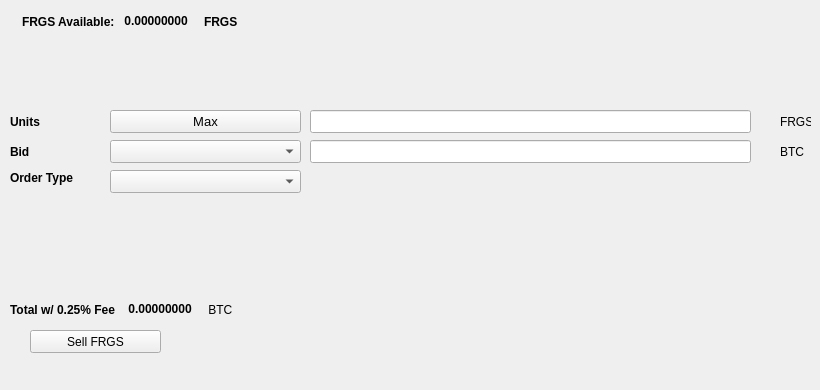
   <widget class="QWidget" name="SellTab">
    <attribute name="title">
     <string>Sell</string>
    </attribute>
    <widget class="QLabel" name="label_16">
     <property name="geometry">
      <rect>
       <x>780</x>
       <y>140</y>
       <width>31</width>
       <height>23</height>
      </rect>
     </property>
     <property name="text">
      <string>BTC</string>
     </property>
    </widget>
    <widget class="QComboBox" name="SellBidcomboBox">
     <property name="geometry">
      <rect>
       <x>110</x>
       <y>140</y>
       <width>191</width>
       <height>23</height>
      </rect>
     </property>
     <property name="font">
      <font>
       <pointsize>10</pointsize>
      </font>
     </property>
    </widget>
    <widget class="QLabel" name="label_18">
     <property name="geometry">
      <rect>
       <x>10</x>
       <y>110</y>
       <width>46</width>
       <height>23</height>
      </rect>
     </property>
     <property name="font">
      <font>
       <weight>75</weight>
       <bold>true</bold>
      </font>
     </property>
     <property name="text">
      <string>Units</string>
     </property>
    </widget>
    <widget class="QPushButton" name="Sell_Max_Amount">
     <property name="geometry">
      <rect>
       <x>110</x>
       <y>110</y>
       <width>191</width>
       <height>23</height>
      </rect>
     </property>
     <property name="font">
      <font>
       <pointsize>10</pointsize>
      </font>
     </property>
     <property name="text">
      <string>Max</string>
     </property>
    </widget>
    <widget class="QLabel" name="label_20">
     <property name="geometry">
      <rect>
       <x>10</x>
       <y>170</y>
       <width>91</width>
       <height>16</height>
      </rect>
     </property>
     <property name="font">
      <font>
       <weight>75</weight>
       <bold>true</bold>
      </font>
     </property>
     <property name="text">
      <string>Order Type</string>
     </property>
    </widget>
    <widget class="QComboBox" name="SellOrdertypeCombo">
     <property name="geometry">
      <rect>
       <x>110</x>
       <y>170</y>
       <width>191</width>
       <height>23</height>
      </rect>
     </property>
     <property name="font">
      <font>
       <pointsize>10</pointsize>
      </font>
     </property>
    </widget>
    <widget class="QLabel" name="label_21">
     <property name="geometry">
      <rect>
       <x>10</x>
       <y>140</y>
       <width>46</width>
       <height>23</height>
      </rect>
     </property>
     <property name="font">
      <font>
       <weight>75</weight>
       <bold>true</bold>
      </font>
     </property>
     <property name="text">
      <string>Bid</string>
     </property>
    </widget>
    <widget class="QLabel" name="label_22">
     <property name="geometry">
      <rect>
       <x>780</x>
       <y>110</y>
       <width>31</width>
       <height>23</height>
      </rect>
     </property>
     <property name="text">
      <string>FRGS</string>
     </property>
    </widget>
    <widget class="QLineEdit" name="UnitsInputFRGS">
     <property name="geometry">
      <rect>
       <x>310</x>
       <y>110</y>
       <width>441</width>
       <height>23</height>
      </rect>
     </property>
     <property name="font">
      <font>
       <pointsize>9</pointsize>
       <weight>75</weight>
       <bold>true</bold>
      </font>
     </property>
    </widget>
    <widget class="QLineEdit" name="SellBidPriceEdit">
     <property name="geometry">
      <rect>
       <x>310</x>
       <y>140</y>
       <width>441</width>
       <height>23</height>
      </rect>
     </property>
     <property name="font">
      <font>
       <pointsize>9</pointsize>
       <weight>75</weight>
       <bold>true</bold>
      </font>
     </property>
    </widget>
    <widget class="QPushButton" name="SellFRGSBTN">
     <property name="geometry">
      <rect>
       <x>30</x>
       <y>330</y>
       <width>131</width>
       <height>23</height>
      </rect>
     </property>
     <property name="text">
      <string>Sell FRGS</string>
     </property>
     <property name="icon">
      <iconset resource="../fargocash">
       <normaloff>:/icons/bitcoin</normaloff>:/icons/bitcoin</iconset>
     </property>
    </widget>
    <widget class="QWidget" name="layoutWidget3">
     <property name="geometry">
      <rect>
       <x>22</x>
       <y>12</y>
       <width>258</width>
       <height>19</height>
      </rect>
     </property>
     <layout class="QHBoxLayout" name="horizontalLayout">
      <item>
       <widget class="QLabel" name="label232_2">
        <property name="font">
         <font>
          <weight>75</weight>
          <bold>true</bold>
         </font>
        </property>
        <property name="text">
         <string>FRGS Available:</string>
        </property>
       </widget>
      </item>
      <item>
       <widget class="QLabel" name="FRGSAvailableLabel">
        <property name="palette">
         <palette>
          <active>
           <colorrole role="WindowText">
            <brush brushstyle="SolidPattern">
             <color alpha="255">
              <red>0</red>
              <green>0</green>
              <blue>0</blue>
             </color>
            </brush>
           </colorrole>
           <colorrole role="Button">
            <brush brushstyle="SolidPattern">
             <color alpha="255">
              <red>0</red>
              <green>170</green>
              <blue>0</blue>
             </color>
            </brush>
           </colorrole>
           <colorrole role="Light">
            <brush brushstyle="SolidPattern">
             <color alpha="255">
              <red>0</red>
              <green>255</green>
              <blue>0</blue>
             </color>
            </brush>
           </colorrole>
           <colorrole role="Midlight">
            <brush brushstyle="SolidPattern">
             <color alpha="255">
              <red>0</red>
              <green>212</green>
              <blue>0</blue>
             </color>
            </brush>
           </colorrole>
           <colorrole role="Dark">
            <brush brushstyle="SolidPattern">
             <color alpha="255">
              <red>0</red>
              <green>85</green>
              <blue>0</blue>
             </color>
            </brush>
           </colorrole>
           <colorrole role="Mid">
            <brush brushstyle="SolidPattern">
             <color alpha="255">
              <red>0</red>
              <green>113</green>
              <blue>0</blue>
             </color>
            </brush>
           </colorrole>
           <colorrole role="Text">
            <brush brushstyle="SolidPattern">
             <color alpha="255">
              <red>0</red>
              <green>170</green>
              <blue>0</blue>
             </color>
            </brush>
           </colorrole>
           <colorrole role="BrightText">
            <brush brushstyle="SolidPattern">
             <color alpha="255">
              <red>255</red>
              <green>255</green>
              <blue>255</blue>
             </color>
            </brush>
           </colorrole>
           <colorrole role="ButtonText">
            <brush brushstyle="SolidPattern">
             <color alpha="255">
              <red>0</red>
              <green>0</green>
              <blue>0</blue>
             </color>
            </brush>
           </colorrole>
           <colorrole role="Base">
            <brush brushstyle="SolidPattern">
             <color alpha="255">
              <red>255</red>
              <green>255</green>
              <blue>255</blue>
             </color>
            </brush>
           </colorrole>
           <colorrole role="Window">
            <brush brushstyle="SolidPattern">
             <color alpha="255">
              <red>0</red>
              <green>170</green>
              <blue>0</blue>
             </color>
            </brush>
           </colorrole>
           <colorrole role="Shadow">
            <brush brushstyle="SolidPattern">
             <color alpha="255">
              <red>0</red>
              <green>0</green>
              <blue>0</blue>
             </color>
            </brush>
           </colorrole>
           <colorrole role="AlternateBase">
            <brush brushstyle="SolidPattern">
             <color alpha="255">
              <red>127</red>
              <green>212</green>
              <blue>127</blue>
             </color>
            </brush>
           </colorrole>
           <colorrole role="ToolTipBase">
            <brush brushstyle="SolidPattern">
             <color alpha="255">
              <red>255</red>
              <green>255</green>
              <blue>220</blue>
             </color>
            </brush>
           </colorrole>
           <colorrole role="ToolTipText">
            <brush brushstyle="SolidPattern">
             <color alpha="255">
              <red>0</red>
              <green>0</green>
              <blue>0</blue>
             </color>
            </brush>
           </colorrole>
          </active>
          <inactive>
           <colorrole role="WindowText">
            <brush brushstyle="SolidPattern">
             <color alpha="255">
              <red>0</red>
              <green>0</green>
              <blue>0</blue>
             </color>
            </brush>
           </colorrole>
           <colorrole role="Button">
            <brush brushstyle="SolidPattern">
             <color alpha="255">
              <red>0</red>
              <green>170</green>
              <blue>0</blue>
             </color>
            </brush>
           </colorrole>
           <colorrole role="Light">
            <brush brushstyle="SolidPattern">
             <color alpha="255">
              <red>0</red>
              <green>255</green>
              <blue>0</blue>
             </color>
            </brush>
           </colorrole>
           <colorrole role="Midlight">
            <brush brushstyle="SolidPattern">
             <color alpha="255">
              <red>0</red>
              <green>212</green>
              <blue>0</blue>
             </color>
            </brush>
           </colorrole>
           <colorrole role="Dark">
            <brush brushstyle="SolidPattern">
             <color alpha="255">
              <red>0</red>
              <green>85</green>
              <blue>0</blue>
             </color>
            </brush>
           </colorrole>
           <colorrole role="Mid">
            <brush brushstyle="SolidPattern">
             <color alpha="255">
              <red>0</red>
              <green>113</green>
              <blue>0</blue>
             </color>
            </brush>
           </colorrole>
           <colorrole role="Text">
            <brush brushstyle="SolidPattern">
             <color alpha="255">
              <red>0</red>
              <green>170</green>
              <blue>0</blue>
             </color>
            </brush>
           </colorrole>
           <colorrole role="BrightText">
            <brush brushstyle="SolidPattern">
             <color alpha="255">
              <red>255</red>
              <green>255</green>
              <blue>255</blue>
             </color>
            </brush>
           </colorrole>
           <colorrole role="ButtonText">
            <brush brushstyle="SolidPattern">
             <color alpha="255">
              <red>0</red>
              <green>0</green>
              <blue>0</blue>
             </color>
            </brush>
           </colorrole>
           <colorrole role="Base">
            <brush brushstyle="SolidPattern">
             <color alpha="255">
              <red>255</red>
              <green>255</green>
              <blue>255</blue>
             </color>
            </brush>
           </colorrole>
           <colorrole role="Window">
            <brush brushstyle="SolidPattern">
             <color alpha="255">
              <red>0</red>
              <green>170</green>
              <blue>0</blue>
             </color>
            </brush>
           </colorrole>
           <colorrole role="Shadow">
            <brush brushstyle="SolidPattern">
             <color alpha="255">
              <red>0</red>
              <green>0</green>
              <blue>0</blue>
             </color>
            </brush>
           </colorrole>
           <colorrole role="AlternateBase">
            <brush brushstyle="SolidPattern">
             <color alpha="255">
              <red>127</red>
              <green>212</green>
              <blue>127</blue>
             </color>
            </brush>
           </colorrole>
           <colorrole role="ToolTipBase">
            <brush brushstyle="SolidPattern">
             <color alpha="255">
              <red>255</red>
              <green>255</green>
              <blue>220</blue>
             </color>
            </brush>
           </colorrole>
           <colorrole role="ToolTipText">
            <brush brushstyle="SolidPattern">
             <color alpha="255">
              <red>0</red>
              <green>0</green>
              <blue>0</blue>
             </color>
            </brush>
           </colorrole>
          </inactive>
          <disabled>
           <colorrole role="WindowText">
            <brush brushstyle="SolidPattern">
             <color alpha="255">
              <red>0</red>
              <green>85</green>
              <blue>0</blue>
             </color>
            </brush>
           </colorrole>
           <colorrole role="Button">
            <brush brushstyle="SolidPattern">
             <color alpha="255">
              <red>0</red>
              <green>170</green>
              <blue>0</blue>
             </color>
            </brush>
           </colorrole>
           <colorrole role="Light">
            <brush brushstyle="SolidPattern">
             <color alpha="255">
              <red>0</red>
              <green>255</green>
              <blue>0</blue>
             </color>
            </brush>
           </colorrole>
           <colorrole role="Midlight">
            <brush brushstyle="SolidPattern">
             <color alpha="255">
              <red>0</red>
              <green>212</green>
              <blue>0</blue>
             </color>
            </brush>
           </colorrole>
           <colorrole role="Dark">
            <brush brushstyle="SolidPattern">
             <color alpha="255">
              <red>0</red>
              <green>85</green>
              <blue>0</blue>
             </color>
            </brush>
           </colorrole>
           <colorrole role="Mid">
            <brush brushstyle="SolidPattern">
             <color alpha="255">
              <red>0</red>
              <green>113</green>
              <blue>0</blue>
             </color>
            </brush>
           </colorrole>
           <colorrole role="Text">
            <brush brushstyle="SolidPattern">
             <color alpha="255">
              <red>0</red>
              <green>85</green>
              <blue>0</blue>
             </color>
            </brush>
           </colorrole>
           <colorrole role="BrightText">
            <brush brushstyle="SolidPattern">
             <color alpha="255">
              <red>255</red>
              <green>255</green>
              <blue>255</blue>
             </color>
            </brush>
           </colorrole>
           <colorrole role="ButtonText">
            <brush brushstyle="SolidPattern">
             <color alpha="255">
              <red>0</red>
              <green>85</green>
              <blue>0</blue>
             </color>
            </brush>
           </colorrole>
           <colorrole role="Base">
            <brush brushstyle="SolidPattern">
             <color alpha="255">
              <red>0</red>
              <green>170</green>
              <blue>0</blue>
             </color>
            </brush>
           </colorrole>
           <colorrole role="Window">
            <brush brushstyle="SolidPattern">
             <color alpha="255">
              <red>0</red>
              <green>170</green>
              <blue>0</blue>
             </color>
            </brush>
           </colorrole>
           <colorrole role="Shadow">
            <brush brushstyle="SolidPattern">
             <color alpha="255">
              <red>0</red>
              <green>0</green>
              <blue>0</blue>
             </color>
            </brush>
           </colorrole>
           <colorrole role="AlternateBase">
            <brush brushstyle="SolidPattern">
             <color alpha="255">
              <red>0</red>
              <green>170</green>
              <blue>0</blue>
             </color>
            </brush>
           </colorrole>
           <colorrole role="ToolTipBase">
            <brush brushstyle="SolidPattern">
             <color alpha="255">
              <red>255</red>
              <green>255</green>
              <blue>220</blue>
             </color>
            </brush>
           </colorrole>
           <colorrole role="ToolTipText">
            <brush brushstyle="SolidPattern">
             <color alpha="255">
              <red>0</red>
              <green>0</green>
              <blue>0</blue>
             </color>
            </brush>
           </colorrole>
          </disabled>
         </palette>
        </property>
        <property name="font">
         <font>
          <weight>75</weight>
          <bold>true</bold>
         </font>
        </property>
        <property name="text">
         <string> 0.00000000 </string>
        </property>
        <property name="textInteractionFlags">
         <set>Qt::LinksAccessibleByMouse|Qt::TextSelectableByKeyboard|Qt::TextSelectableByMouse</set>
        </property>
       </widget>
      </item>
      <item>
       <widget class="QLabel" name="labelFRGS">
        <property name="font">
         <font>
          <weight>75</weight>
          <bold>true</bold>
         </font>
        </property>
        <property name="text">
         <string>FRGS</string>
        </property>
       </widget>
      </item>
     </layout>
    </widget>
    <widget class="QWidget" name="layoutWidget">
     <property name="geometry">
      <rect>
       <x>10</x>
       <y>300</y>
       <width>268</width>
       <height>19</height>
      </rect>
     </property>
     <layout class="QHBoxLayout" name="horizontalLayout_2">
      <item>
       <widget class="QLabel" name="label_19">
        <property name="font">
         <font>
          <weight>75</weight>
          <bold>true</bold>
         </font>
        </property>
        <property name="text">
         <string>Total w/ 0.25% Fee </string>
        </property>
       </widget>
      </item>
      <item>
       <widget class="QLabel" name="SellCostLabel">
        <property name="palette">
         <palette>
          <active>
           <colorrole role="WindowText">
            <brush brushstyle="SolidPattern">
             <color alpha="255">
              <red>0</red>
              <green>0</green>
              <blue>0</blue>
             </color>
            </brush>
           </colorrole>
           <colorrole role="Button">
            <brush brushstyle="SolidPattern">
             <color alpha="255">
              <red>0</red>
              <green>170</green>
              <blue>0</blue>
             </color>
            </brush>
           </colorrole>
           <colorrole role="Light">
            <brush brushstyle="SolidPattern">
             <color alpha="255">
              <red>0</red>
              <green>255</green>
              <blue>0</blue>
             </color>
            </brush>
           </colorrole>
           <colorrole role="Midlight">
            <brush brushstyle="SolidPattern">
             <color alpha="255">
              <red>0</red>
              <green>212</green>
              <blue>0</blue>
             </color>
            </brush>
           </colorrole>
           <colorrole role="Dark">
            <brush brushstyle="SolidPattern">
             <color alpha="255">
              <red>0</red>
              <green>85</green>
              <blue>0</blue>
             </color>
            </brush>
           </colorrole>
           <colorrole role="Mid">
            <brush brushstyle="SolidPattern">
             <color alpha="255">
              <red>0</red>
              <green>113</green>
              <blue>0</blue>
             </color>
            </brush>
           </colorrole>
           <colorrole role="Text">
            <brush brushstyle="SolidPattern">
             <color alpha="255">
              <red>0</red>
              <green>170</green>
              <blue>0</blue>
             </color>
            </brush>
           </colorrole>
           <colorrole role="BrightText">
            <brush brushstyle="SolidPattern">
             <color alpha="255">
              <red>255</red>
              <green>255</green>
              <blue>255</blue>
             </color>
            </brush>
           </colorrole>
           <colorrole role="ButtonText">
            <brush brushstyle="SolidPattern">
             <color alpha="255">
              <red>0</red>
              <green>0</green>
              <blue>0</blue>
             </color>
            </brush>
           </colorrole>
           <colorrole role="Base">
            <brush brushstyle="SolidPattern">
             <color alpha="255">
              <red>255</red>
              <green>255</green>
              <blue>255</blue>
             </color>
            </brush>
           </colorrole>
           <colorrole role="Window">
            <brush brushstyle="SolidPattern">
             <color alpha="255">
              <red>0</red>
              <green>170</green>
              <blue>0</blue>
             </color>
            </brush>
           </colorrole>
           <colorrole role="Shadow">
            <brush brushstyle="SolidPattern">
             <color alpha="255">
              <red>0</red>
              <green>0</green>
              <blue>0</blue>
             </color>
            </brush>
           </colorrole>
           <colorrole role="AlternateBase">
            <brush brushstyle="SolidPattern">
             <color alpha="255">
              <red>127</red>
              <green>212</green>
              <blue>127</blue>
             </color>
            </brush>
           </colorrole>
           <colorrole role="ToolTipBase">
            <brush brushstyle="SolidPattern">
             <color alpha="255">
              <red>255</red>
              <green>255</green>
              <blue>220</blue>
             </color>
            </brush>
           </colorrole>
           <colorrole role="ToolTipText">
            <brush brushstyle="SolidPattern">
             <color alpha="255">
              <red>0</red>
              <green>0</green>
              <blue>0</blue>
             </color>
            </brush>
           </colorrole>
          </active>
          <inactive>
           <colorrole role="WindowText">
            <brush brushstyle="SolidPattern">
             <color alpha="255">
              <red>0</red>
              <green>0</green>
              <blue>0</blue>
             </color>
            </brush>
           </colorrole>
           <colorrole role="Button">
            <brush brushstyle="SolidPattern">
             <color alpha="255">
              <red>0</red>
              <green>170</green>
              <blue>0</blue>
             </color>
            </brush>
           </colorrole>
           <colorrole role="Light">
            <brush brushstyle="SolidPattern">
             <color alpha="255">
              <red>0</red>
              <green>255</green>
              <blue>0</blue>
             </color>
            </brush>
           </colorrole>
           <colorrole role="Midlight">
            <brush brushstyle="SolidPattern">
             <color alpha="255">
              <red>0</red>
              <green>212</green>
              <blue>0</blue>
             </color>
            </brush>
           </colorrole>
           <colorrole role="Dark">
            <brush brushstyle="SolidPattern">
             <color alpha="255">
              <red>0</red>
              <green>85</green>
              <blue>0</blue>
             </color>
            </brush>
           </colorrole>
           <colorrole role="Mid">
            <brush brushstyle="SolidPattern">
             <color alpha="255">
              <red>0</red>
              <green>113</green>
              <blue>0</blue>
             </color>
            </brush>
           </colorrole>
           <colorrole role="Text">
            <brush brushstyle="SolidPattern">
             <color alpha="255">
              <red>0</red>
              <green>170</green>
              <blue>0</blue>
             </color>
            </brush>
           </colorrole>
           <colorrole role="BrightText">
            <brush brushstyle="SolidPattern">
             <color alpha="255">
              <red>255</red>
              <green>255</green>
              <blue>255</blue>
             </color>
            </brush>
           </colorrole>
           <colorrole role="ButtonText">
            <brush brushstyle="SolidPattern">
             <color alpha="255">
              <red>0</red>
              <green>0</green>
              <blue>0</blue>
             </color>
            </brush>
           </colorrole>
           <colorrole role="Base">
            <brush brushstyle="SolidPattern">
             <color alpha="255">
              <red>255</red>
              <green>255</green>
              <blue>255</blue>
             </color>
            </brush>
           </colorrole>
           <colorrole role="Window">
            <brush brushstyle="SolidPattern">
             <color alpha="255">
              <red>0</red>
              <green>170</green>
              <blue>0</blue>
             </color>
            </brush>
           </colorrole>
           <colorrole role="Shadow">
            <brush brushstyle="SolidPattern">
             <color alpha="255">
              <red>0</red>
              <green>0</green>
              <blue>0</blue>
             </color>
            </brush>
           </colorrole>
           <colorrole role="AlternateBase">
            <brush brushstyle="SolidPattern">
             <color alpha="255">
              <red>127</red>
              <green>212</green>
              <blue>127</blue>
             </color>
            </brush>
           </colorrole>
           <colorrole role="ToolTipBase">
            <brush brushstyle="SolidPattern">
             <color alpha="255">
              <red>255</red>
              <green>255</green>
              <blue>220</blue>
             </color>
            </brush>
           </colorrole>
           <colorrole role="ToolTipText">
            <brush brushstyle="SolidPattern">
             <color alpha="255">
              <red>0</red>
              <green>0</green>
              <blue>0</blue>
             </color>
            </brush>
           </colorrole>
          </inactive>
          <disabled>
           <colorrole role="WindowText">
            <brush brushstyle="SolidPattern">
             <color alpha="255">
              <red>0</red>
              <green>85</green>
              <blue>0</blue>
             </color>
            </brush>
           </colorrole>
           <colorrole role="Button">
            <brush brushstyle="SolidPattern">
             <color alpha="255">
              <red>0</red>
              <green>170</green>
              <blue>0</blue>
             </color>
            </brush>
           </colorrole>
           <colorrole role="Light">
            <brush brushstyle="SolidPattern">
             <color alpha="255">
              <red>0</red>
              <green>255</green>
              <blue>0</blue>
             </color>
            </brush>
           </colorrole>
           <colorrole role="Midlight">
            <brush brushstyle="SolidPattern">
             <color alpha="255">
              <red>0</red>
              <green>212</green>
              <blue>0</blue>
             </color>
            </brush>
           </colorrole>
           <colorrole role="Dark">
            <brush brushstyle="SolidPattern">
             <color alpha="255">
              <red>0</red>
              <green>85</green>
              <blue>0</blue>
             </color>
            </brush>
           </colorrole>
           <colorrole role="Mid">
            <brush brushstyle="SolidPattern">
             <color alpha="255">
              <red>0</red>
              <green>113</green>
              <blue>0</blue>
             </color>
            </brush>
           </colorrole>
           <colorrole role="Text">
            <brush brushstyle="SolidPattern">
             <color alpha="255">
              <red>0</red>
              <green>85</green>
              <blue>0</blue>
             </color>
            </brush>
           </colorrole>
           <colorrole role="BrightText">
            <brush brushstyle="SolidPattern">
             <color alpha="255">
              <red>255</red>
              <green>255</green>
              <blue>255</blue>
             </color>
            </brush>
           </colorrole>
           <colorrole role="ButtonText">
            <brush brushstyle="SolidPattern">
             <color alpha="255">
              <red>0</red>
              <green>85</green>
              <blue>0</blue>
             </color>
            </brush>
           </colorrole>
           <colorrole role="Base">
            <brush brushstyle="SolidPattern">
             <color alpha="255">
              <red>0</red>
              <green>170</green>
              <blue>0</blue>
             </color>
            </brush>
           </colorrole>
           <colorrole role="Window">
            <brush brushstyle="SolidPattern">
             <color alpha="255">
              <red>0</red>
              <green>170</green>
              <blue>0</blue>
             </color>
            </brush>
           </colorrole>
           <colorrole role="Shadow">
            <brush brushstyle="SolidPattern">
             <color alpha="255">
              <red>0</red>
              <green>0</green>
              <blue>0</blue>
             </color>
            </brush>
           </colorrole>
           <colorrole role="AlternateBase">
            <brush brushstyle="SolidPattern">
             <color alpha="255">
              <red>0</red>
              <green>170</green>
              <blue>0</blue>
             </color>
            </brush>
           </colorrole>
           <colorrole role="ToolTipBase">
            <brush brushstyle="SolidPattern">
             <color alpha="255">
              <red>255</red>
              <green>255</green>
              <blue>220</blue>
             </color>
            </brush>
           </colorrole>
           <colorrole role="ToolTipText">
            <brush brushstyle="SolidPattern">
             <color alpha="255">
              <red>0</red>
              <green>0</green>
              <blue>0</blue>
             </color>
            </brush>
           </colorrole>
          </disabled>
         </palette>
        </property>
        <property name="font">
         <font>
          <weight>75</weight>
          <bold>true</bold>
         </font>
        </property>
        <property name="autoFillBackground">
         <bool>false</bool>
        </property>
        <property name="text">
         <string> 0.00000000</string>
        </property>
        <property name="textInteractionFlags">
         <set>Qt::LinksAccessibleByMouse|Qt::TextSelectableByMouse</set>
        </property>
       </widget>
      </item>
      <item>
       <widget class="QLabel" name="label_17">
        <property name="font">
         <font>
          <weight>50</weight>
          <bold>false</bold>
         </font>
        </property>
        <property name="text">
         <string> BTC</string>
        </property>
       </widget>
      </item>
     </layout>
    </widget>
    <widget class="QLabel" name="label_23">
     <property name="geometry">
      <rect>
       <x>460</x>
       <y>300</y>
       <width>281</width>
       <height>81</height>
      </rect>
     </property>
     <property name="text">
      <string/>
     </property>
     <property name="pixmap">
      <pixmap>:/images/bittrex</pixmap>
     </property>
    </widget>
   </widget>
